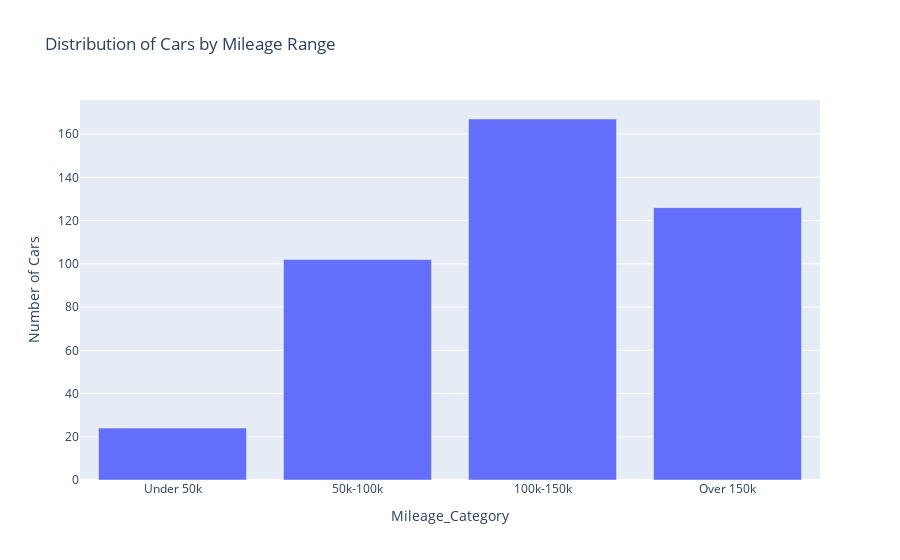

Notebook source saved alongside this figure:
### Markdown cell above
### Distribution of Cars by Mileage Range

### Code cell
bin=[0,50000,100000,150000,float("inf")]
label=["Under 50k","50k-100k","100k-150k","Over 150k"]
dfm=df
dfm["Mileage_Category"]=pd.cut(df["Miles"], bins=bin, labels=label)
mileage_counts= dfm["Mileage_Category"].value_counts().sort_index()
px.bar(mileage_counts,x=mileage_counts.index,y=mileage_counts.values,labels={"x": "Mileage Range","y":"Number of Cars"},title="Distribution of Cars by Mileage Range")

### Figure 1 — Plotly figure (JSON) as saved in the notebook; plotly's stock layout.template omitted (floating-point values rounded to 4 significant figures)
{"data": [{"alignmentgroup": "True", "hovertemplate": "Mileage_Category=%{x}<br>Number of Cars=%{y}<extra></extra>", "legendgroup": "", "marker": {"color": "#636efa", "pattern": {"shape": ""}}, "name": "", "offsetgroup": "", "orientation": "v", "showlegend": false, "textposition": "auto", "type": "bar", "x": ["Under 50k", "50k-100k", "100k-150k", "Over 150k"], "xaxis": "x", "y": [24, 102, 167, 126], "yaxis": "y"}], "layout": {"autosize": true, "barmode": "relative", "legend": {"tracegroupgap": 0}, "title": {"text": "Distribution of Cars by Mileage Range"}, "xaxis": {"anchor": "y", "autorange": true, "domain": [0, 1], "range": [-0.5, 3.5], "title": {"text": "Mileage_Category"}, "type": "category"}, "yaxis": {"anchor": "x", "autorange": true, "domain": [0, 1], "range": [0, 175.8], "title": {"text": "Number of Cars"}, "type": "linear"}}}
